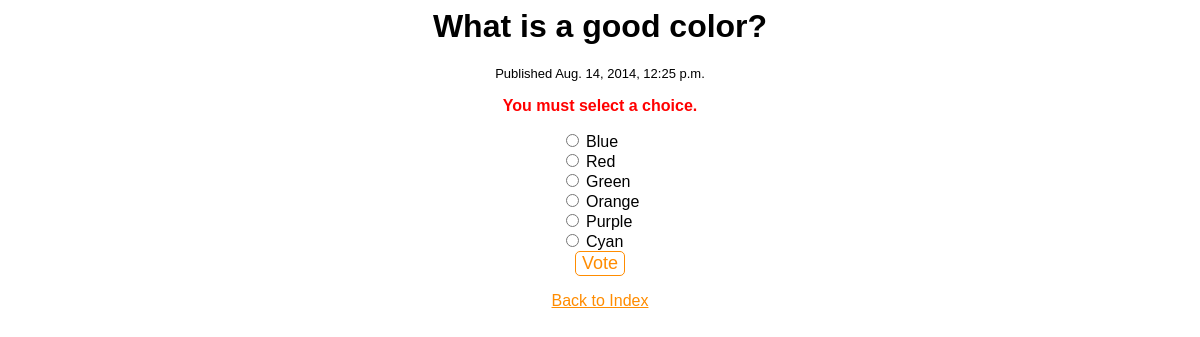
Screenshot of /3/vote/ with the database file from the repository.
### polls/models.py (models this page shows, shortened)
class Poll(models.Model):
    question = models.CharField(max_length = 200)
    pub_date = models.DateTimeField('Date published')

class Choice(models.Model):
    poll = models.ForeignKey(Poll)
    choice_text = models.CharField(max_length = 200)
    votes = models.IntegerField(default = 0)

### polls/views.py (the view)
# urls.py: url(r'^(?P<poll_id>\d+)/vote/$', views.vote, name="vote")
def vote(request, poll_id):
    poll = get_object_or_404(Poll, pk=poll_id)
    try:
        choice = poll.choice_set.get(pk=request.POST['choice'])
    except (KeyError, Choice.DoesNotExist):
        return render(request, 'polls/detail.html', {'poll' : poll, 'error_message' : "You must select a choice."})
    else:
        choice.votes += 1
        choice.save()
        return HttpResponseRedirect(reverse('polls:results', args=(poll.id,)))

### polls/templates/polls/detail.html (shortened to what this page needs)
{% load staticfiles %}
<link rel="stylesheet" type="text/css" href="{% static 'polls/detail.css' %}"/>
<h1>{{ poll.question }}</h1>
<p class="pubdate">Published {{ poll.pub_date }}</p>
{% if error_message %}
    <p class="errormessage">{{ error_message }}</p>
{% endif %}
<form action="{% url 'polls:vote' poll.id %}" method="POST">
    <div id="choice-container">
    {% for choice in poll.choice_set.all %}
        <input type="radio" name="choice" id="choice{{ forloop.counter }}" value="{{ choice.id }}" />
        <label class="inputLabel" for="choice{{ forloop.counter }}">{{ choice.choice_text }}</label><br/>
    {% endfor %}
    </div>
    <br/>
    <input id="submit" type="submit" value="Vote" />
</form>
<a id="backbutton" href="{% url 'polls:index' %}">Back to Index</a>

### polls/static/polls/detail.css (style rules this page uses)
h1 { text-align: center; }
form { text-align: center; }
a { color: DarkOrange; text-align: center; }
.pubdate { text-align: center; font-size: small; }
.errormessage { color: red; font-weight: bold; text-align: center; }
#submit { border: 1px solid DarkOrange; border-radius: 5px; background: none; color: DarkOrange; font-size: large; }
#choice-container { text-align: justify; display: inline-block; }

### rows the page displays
Poll: question "What is a good color?", pub_date "Aug. 14, 2014, 12:25 p.m."
Choice: choice_text "Blue"
Choice: choice_text "Red"
Choice: choice_text "Green"
Choice: choice_text "Orange"
Choice: choice_text "Purple"
Choice: choice_text "Cyan"

### other values shown
{{ error_message }} "You must select a choice."
